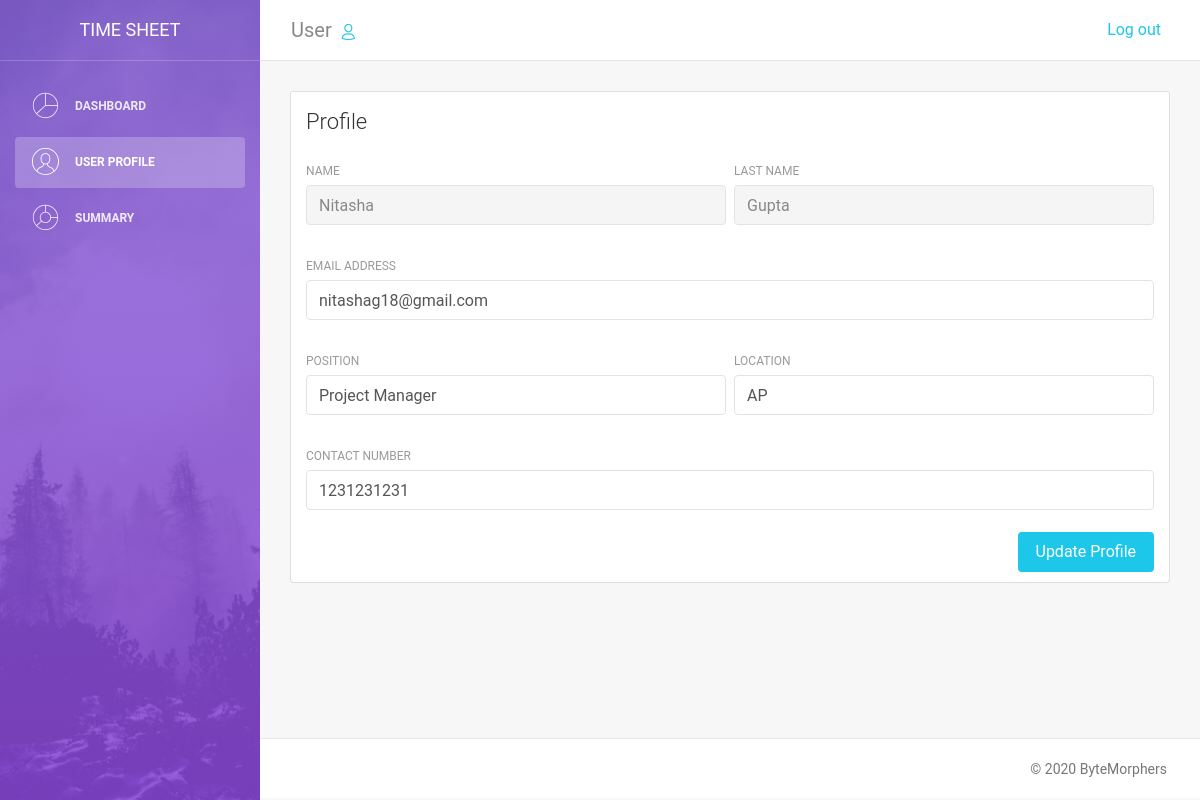
The page /memberDashboard/user (signed in) on the database as committed earlier.
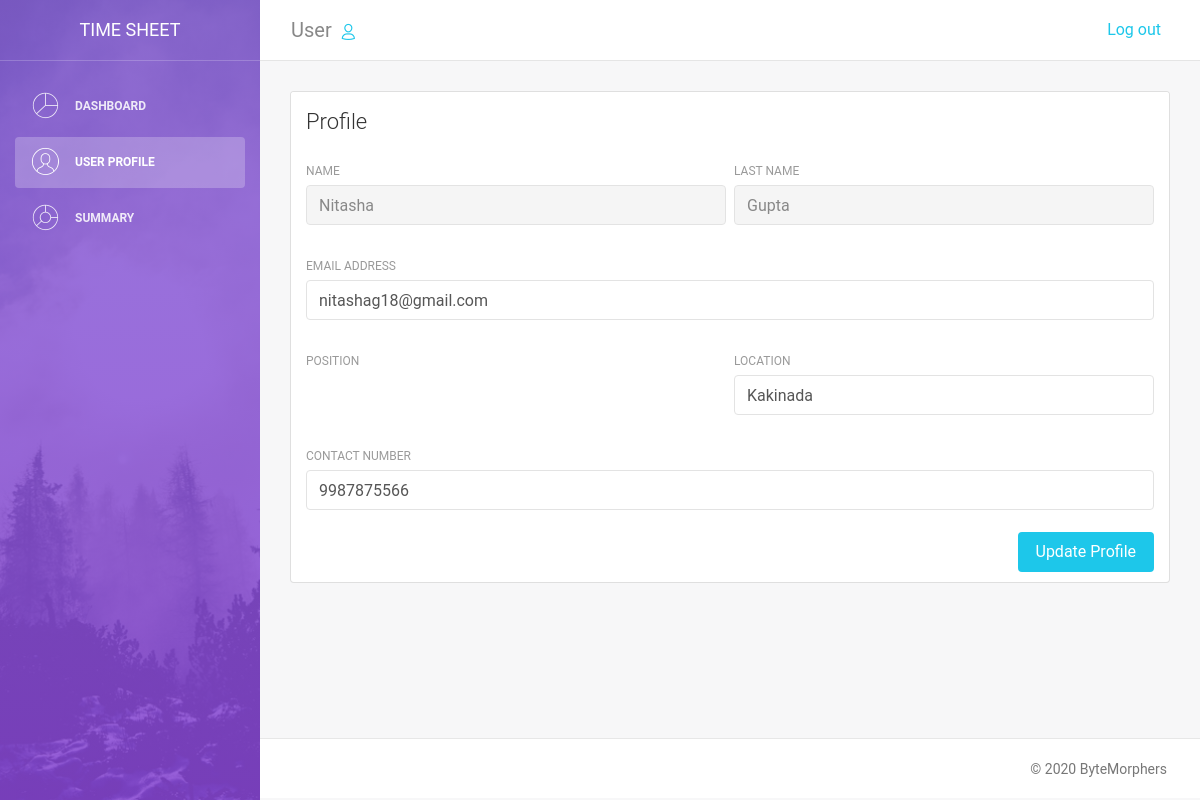
The same page on the database as committed later.
### timeSheetApp/models.py (models this page shows, shortened)
class Profile(models.Model):
    user = models.OneToOneField(User, on_delete=models.CASCADE)
    location = models.CharField(max_length=30, blank=True)
    phone_no = models.CharField(max_length=12)
    RESPONSIBILITY = (
        ('PM','Project Manager'),
        ('SM','Scheduling Manager'),
        ('PC','Project Collaborator'),
    )
    roles = models.CharField(max_length=2, choices=RESPONSIBILITY)

### timeSheetApp/views.py (the view)
# urls.py: path('memberDashboard/user',views.users,name="empUser"),
def users(request):
    if request.user.is_authenticated:
        profile=Profile.objects.filter(user=request.user)
        context={
            'profile':profile
        }
        return render(request,'timeSheetApp/user.html',context)
    else:
        return redirect("home")

### templates/timeSheetApp/user.html (shortened to what the changed rows need)
<!DOCTYPE html>
<html lang="en">
<head>
    {% load static %}
    <link rel="stylesheet" href="https://maxcdn.bootstrapcdn.com/font-awesome/latest/css/font-awesome.min.css" />
    <link href="{% static 'timeSheetApp/assets/css/bootstrap.min.css' %}" rel="stylesheet" />
    <link href="{% static 'timeSheetApp/assets/css/light-bootstrap-dashboard.css' %}" rel="stylesheet" />
</head>
<body>
    <div class="wrapper">
        <div class="main-panel">
            <div class="content">
                <div class="container-fluid">
                    <div class="row">
                        <div class="col">
                            <div class="card">
                                <div class="card-body">
                                    <form>
                                        <div class="row">
                                            <div class="col-md-6 pr-1">
                                                <div class="form-group">
                                                    <label>Position</label>
                                                    {% for pro in profile %}
                                                    {% if pro.roles == "PM" %}
                                                    <input type="text" class="form-control" placeholder="position" value="Project Manager">
                                                    {% elif sheet.priority == "SM" %}
                                                    <input type="text" class="form-control" placeholder="position" value="Scheduling Manager">
                                                    {% elif sheet.priority == "PC" %}
                                                    <input type="text" class="form-control" placeholder="position" value="Project Collaborator">
                                                    {% endif %}
                                                </div>
                                            </div>
                                            <div class="col-md-6 pl-1">
                                                <div class="form-group">
                                                    <label>Location</label>
                                                    <input type="text" class="form-control" placeholder="location" value="{{ pro.location}}">
                                                </div>
                                            </div>
                                        </div>
                                        <div class="row">
                                            <div class="col-md-12">
                                                <div class="form-group">
                                                    <label>Contact Number</label>
                                                    <input type="text" class="form-control" placeholder="location" value="{{ pro.phone_no }}">
                                                </div>
                                            </div>
                                        </div>
                                        {% endfor %}
                                    </form>
                                </div>
                            </div>
                        </div>
                    </div>
                </div>
            </div>
        </div>
    </div>
</body>
</html>

Rows that differ between the two databases and show on the page:
changed Profile: location "AP" → "Kakinada"; phone_no "1231231231" → "9987875566"; value "Project Manager" → (not shown)
